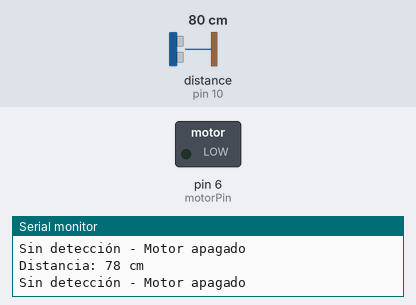
This sketch was run on a simulated Arduino Uno, built with avr-gcc and run on an emulated ATmega328P. Shown: switched loads named in the sketch (green lamp = pin HIGH), the last lines printed to the serial monitor. Wiring (inferred from the names in the program): ultrasonic range finder: trigger pin 9; echo pin 10. The test bench sets the inputs (shaded band); at power-on: distance to the obstacle (sensor on pin 10) 80 cm. The echo pulse lasts 58.3 µs per cm; pins used as bus, display or sensor lines are not drawn.

Above: at 1.8 s.
1.9 s: distance to the obstacle (sensor on pin 10) set to 12 cm
3.4 s: distance to the obstacle (sensor on pin 10) set to 9 cm
At 4.4 s:
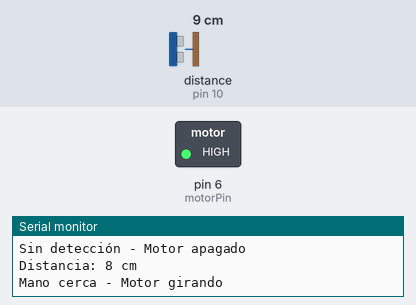
5.5 s: distance to the obstacle (sensor on pin 10) set to 18 cm
At 7.2 s:
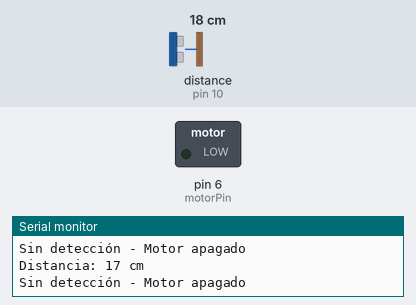
7.5 s: distance to the obstacle (sensor on pin 10) set to 2 cm
At 8.9 s:
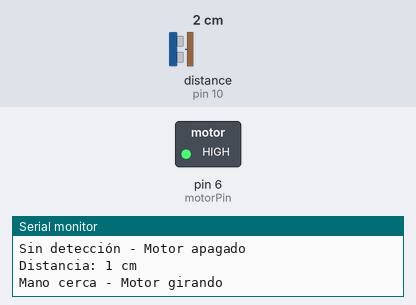
Timing chart, 0 to 10.5 s (numbered marks = the images above; inputs shaded):
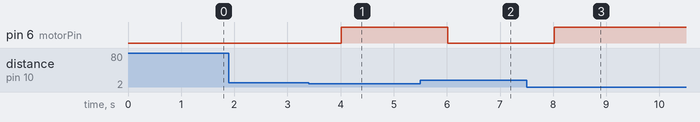

Measured:
- the behaviour switches between 11 and 10 cm on distance to the obstacle (sensor on pin 10) (found by bisection; images 0 and 1)
- after the input at 3.4 s, pin 6 (motorPin): LOW → HIGH after 0.62 s
- after the input at 5.5 s, pin 6 (motorPin): HIGH → LOW after 0.52 s
- after the input at 7.5 s, pin 6 (motorPin): LOW → HIGH after 0.52 s

The sketch:

ATC2026.ino
```cpp
const int motorPin = 6;       // Pin que controla el motor
const int trigPin = 9;
const int echoPin = 10;

long duration;
int distance;

void setup() {
  pinMode(motorPin, OUTPUT);
  pinMode(trigPin, OUTPUT);
  pinMode(echoPin, INPUT);

  digitalWrite(motorPin, LOW); // Motor apagado al inicio
  Serial.begin(9600);
}

void loop() {
  // Medir distancia con sensor ultrasónico
  digitalWrite(trigPin, LOW);
  delayMicroseconds(2);
  digitalWrite(trigPin, HIGH);
  delayMicroseconds(10);
  digitalWrite(trigPin, LOW);

  duration = pulseIn(echoPin, HIGH);
  distance = duration * 0.034 / 2;

  Serial.print("Distancia: ");
  Serial.print(distance);
  Serial.println(" cm");

  // Si detecta objeto a menos de 10 cm
  if (distance > 0 && distance < 10) {
    digitalWrite(motorPin, HIGH);  // Motor encendido
    Serial.println("Mano cerca - Motor girando");
  } else {
    digitalWrite(motorPin, LOW);   // Motor apagado
    Serial.println("Sin detección - Motor apagado");
  }

  delay(1000);  // Pequeña pausa entre lecturas
}
//Primera versión de código ;9
```
